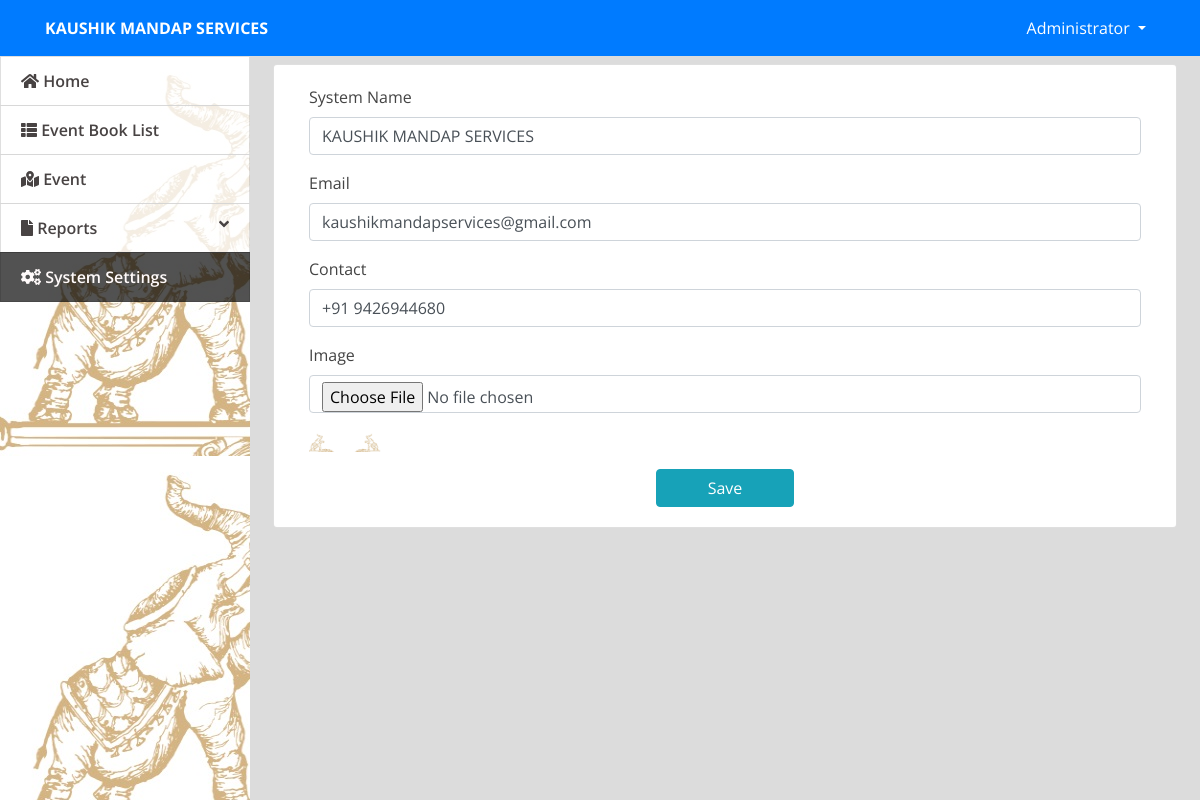
The page /admin/index.php?page=site_settings (signed in) on the database its author committed.
### tables this page shows
CREATE TABLE `system_settings` (
  `id` int(30) NOT NULL,
  `name` text NOT NULL,
  `email` varchar(200) NOT NULL,
  `contact` varchar(20) NOT NULL,
  `cover_img` text NOT NULL
);

### admin/site_settings.php (the view, shortened to what this page needs)
<?php
include 'db_connect.php';
$qry = $conn->query("SELECT * from system_settings limit 1");
if($qry->num_rows > 0){
	foreach($qry->fetch_array() as $k => $val){
		$meta[$k] = $val;
	}
}
 ?>
<div class="container-fluid">
	<div class="card col-lg-12">
		<div class="card-body">
			<form action="" id="manage-settings">
				<div class="form-group">
					<label for="name" class="control-label">System Name</label>
					<input type="text" class="form-control" id="name" name="name" value="<?php echo isset($meta['name']) ? $meta['name'] : '' ?>" required>
				</div>
				<div class="form-group">
					<label for="email" class="control-label">Email</label>
					<input type="email" class="form-control" id="email" name="email" value="<?php echo isset($meta['email']) ? $meta['email'] : '' ?>" required>
				</div>
				<div class="form-group">
					<label for="contact" class="control-label">Contact</label>
					<input type="text" class="form-control" id="contact" name="contact" value="<?php echo isset($meta['contact']) ? $meta['contact'] : '' ?>" required>
				</div>
				<div class="form-group">
					<label for="" class="control-label">Image</label>
					<input type="file" class="form-control" name="img" onchange="displayImg(this,$(this))">
				</div>
				<div class="form-group">
					<img src="<?php echo isset($meta['cover_img']) ? 'assets/uploads/'.$meta['cover_img'] :'' ?>" alt="" id="cimg">
				</div>
				<center>
					<button class="btn btn-info btn-primary btn-block col-md-2">Save</button>
				</center>
			</form>
		</div>
	</div>
</div>

### admin/assets/css/style.css (style rules this page uses)
body { font-family: "Open Sans", sans-serif; color: #444444; width: 100%; height: calc(100%); }

### admin/index.php (style rules this page uses)
body { background: #80808045; }

### admin/site_settings.php (style rules this page uses)
img#cimg { max-height: 10vh; max-width: 6vw; }

### rows shown on the page
system_settings: name "KAUSHIK MANDAP SERVICES", email "kaushikmandapservices@gmail.com", contact "+91 9426944680", cover_img (picture)

### other values the page prints
$_SESSION['system']['name'] "KAUSHIK MANDAP SERVICES"
$_SESSION['login_name'] "Administrator"
